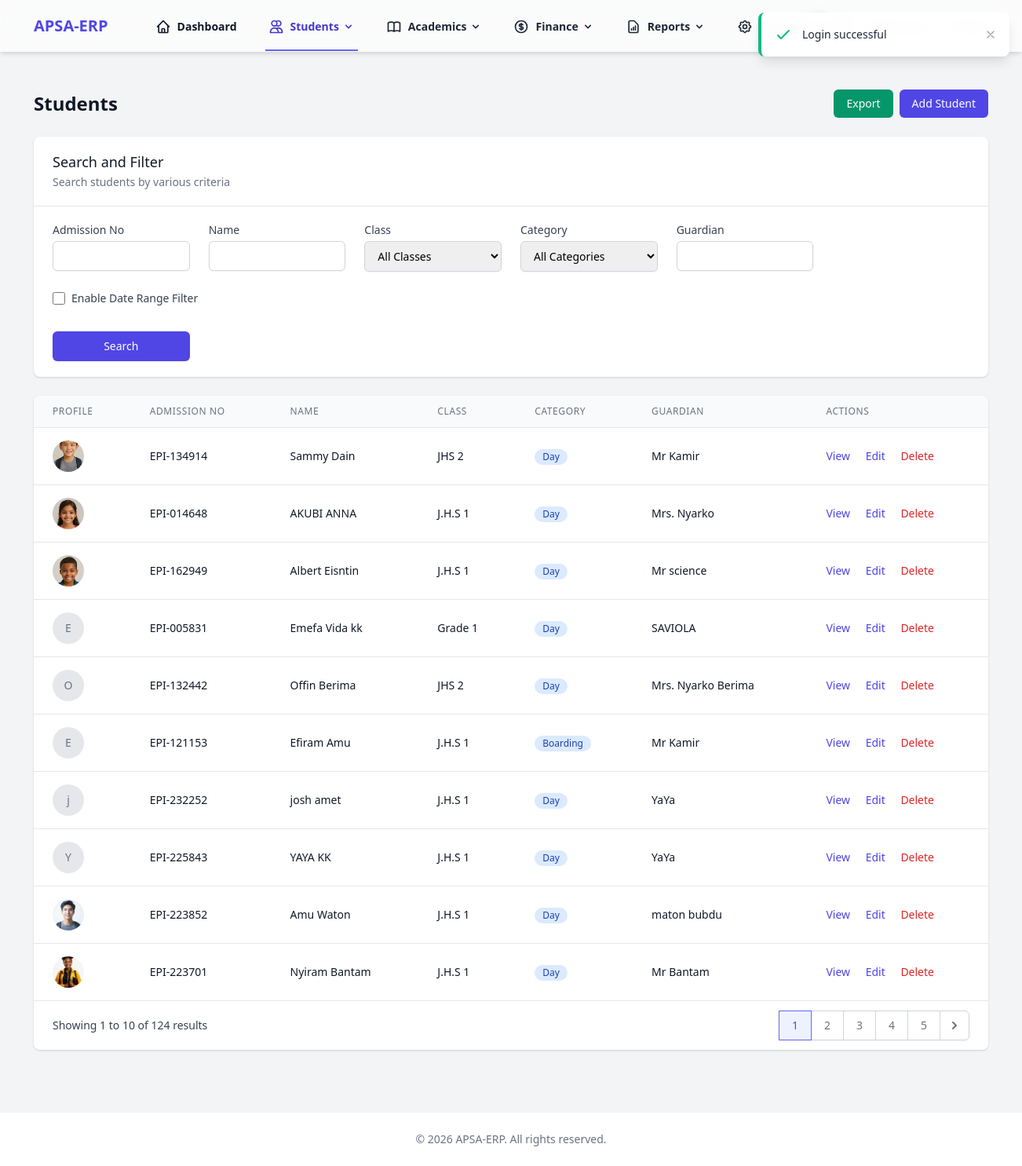
The app's page /students (signed in) with its own data.
### tables this page shows
CREATE TABLE `students` (
  `id` int NOT NULL AUTO_INCREMENT,
  `user_id` int DEFAULT NULL,
  `admission_no` varchar(20) NOT NULL,
  `first_name` varchar(50) NOT NULL,
  `last_name` varchar(50) NOT NULL,
  `dob` date DEFAULT NULL,
  `gender` enum('male','female','other') DEFAULT NULL,
  `class_id` int DEFAULT NULL,
  `guardian_name` varchar(100) DEFAULT NULL,
  `guardian_phone` varchar(20) DEFAULT NULL,
  `address` text,
  `medical_info` text,
  `created_at` timestamp NULL DEFAULT CURRENT_TIMESTAMP,
  `updated_at` timestamp NULL DEFAULT CURRENT_TIMESTAMP ON UPDATE CURRENT_TIMESTAMP,
  `profile_picture` varchar(255) DEFAULT NULL,
  `admission_date` date DEFAULT NULL,
  `academic_year_id` int DEFAULT NULL,
  `student_category` enum('regular_day','regular_boarding','international') NOT NULL DEFAULT 'regular_day',
  `student_category_details` text,
  PRIMARY KEY (`id`),
  UNIQUE KEY `admission_no` (`admission_no`),
  KEY `user_id` (`user_id`),
  KEY `fk_students_academic_year` (`academic_year_id`)
);

CREATE TABLE `classes` (
  `id` int NOT NULL AUTO_INCREMENT,
  `name` varchar(50) NOT NULL,
  `level` varchar(50) DEFAULT NULL,
  `created_at` timestamp NULL DEFAULT CURRENT_TIMESTAMP,
  `updated_at` timestamp NULL DEFAULT CURRENT_TIMESTAMP ON UPDATE CURRENT_TIMESTAMP,
  `capacity` int DEFAULT '30',
  PRIMARY KEY (`id`)
);

### resources/views/students/index.php (the view, shortened to what the rows shown need)
<?php
$studentCategoryLabels = [
    'regular_day' => 'Day',
    'regular_boarding' => 'Boarding',
    'international' => 'Intl'
];
?>
<div class="max-w-7xl mx-auto py-6 sm:px-6 lg:px-8">
    <div class="px-4 py-6 sm:px-0">
        <div class="flex justify-between items-center mb-6">
            <h1 class="text-2xl font-semibold text-gray-900">Students</h1>
        </div>
        <div class="bg-white shadow overflow-hidden sm:rounded-lg">
            <div class="overflow-x-auto">
                <table class="min-w-full divide-y divide-gray-200">
                    <thead class="bg-gray-50">
                        <tr>
                            <th scope="col" class="px-6 py-3 text-left text-xs font-medium text-gray-500 uppercase tracking-wider">
                                Profile
                            </th>
                            <th scope="col" class="px-6 py-3 text-left text-xs font-medium text-gray-500 uppercase tracking-wider">
                                Admission No
                            </th>
                            <th scope="col" class="px-6 py-3 text-left text-xs font-medium text-gray-500 uppercase tracking-wider">
                                Name
                            </th>
                            <th scope="col" class="px-6 py-3 text-left text-xs font-medium text-gray-500 uppercase tracking-wider">
                                Class
                            </th>
                            <th scope="col" class="px-6 py-3 text-left text-xs font-medium text-gray-500 uppercase tracking-wider">
                                Category
                            </th>
                            <th scope="col" class="px-6 py-3 text-left text-xs font-medium text-gray-500 uppercase tracking-wider">
                                Guardian
                            </th>
                            <th scope="col" class="px-6 py-3 text-left text-xs font-medium text-gray-500 uppercase tracking-wider">
                                Actions
                            </th>
                        </tr>
                    </thead>
                    <tbody class="bg-white divide-y divide-gray-200">
                        <?php if (empty($students)): ?>
                            <tr>
                                <td colspan="7" class="px-6 py-4 text-center text-sm text-gray-500">
                                    No students found.
                                </td>
                            </tr>
                        <?php else: ?>
                            <?php foreach ($students as $student): ?>
                                <tr>
                                    <td class="px-6 py-4 whitespace-nowrap text-sm text-gray-900">
                                        <?php if (!empty($student['profile_picture'])): ?>
                                            <img src="/storage/uploads/<?= htmlspecialchars($student['profile_picture']) ?>" alt="Profile Picture" class="h-10 w-10 object-cover rounded-full" onerror="this.src='/images/default-profile.png';">
                                        <?php else: ?>
                                            <div class="h-10 w-10 rounded-full bg-gray-200 flex items-center justify-center">
                                                <span class="text-gray-500 text-sm"><?= substr($student['first_name'], 0, 1) ?></span>
                                            </div>
                                        <?php endif; ?>
                                    </td>
                                    <td class="px-6 py-4 whitespace-nowrap text-sm text-gray-900">
                                        <?= htmlspecialchars($student['admission_no']) ?>
                                    </td>
                                    <td class="px-6 py-4 whitespace-nowrap text-sm text-gray-900">
                                        <?= htmlspecialchars($student['first_name'] . ' ' . $student['last_name']) ?>
                                    </td>
                                    <td class="px-6 py-4 whitespace-nowrap text-sm text-gray-900">
                                        <?= htmlspecialchars($student['class_name'] ?? 'N/A') ?>
                                    </td>
                                    <td class="px-6 py-4 whitespace-nowrap text-sm text-gray-900">
                                        <span class="inline-flex items-center px-2.5 py-0.5 rounded-full text-xs font-medium bg-blue-100 text-blue-800">
                                            <?= htmlspecialchars($studentCategoryLabels[$student['student_category'] ?? 'regular_day']) ?>
                                        </span>
                                    </td>
                                    <td class="px-6 py-4 whitespace-nowrap text-sm text-gray-900">
                                        <?= htmlspecialchars($student['guardian_name'] ?? 'N/A') ?>
                                    </td>
                                    <td class="px-6 py-4 whitespace-nowrap text-sm font-medium">
                                        <a href="/students/<?= $student['id'] ?>" class="text-indigo-600 hover:text-indigo-900">View</a>
                                        <a href="/students/<?= $student['id'] ?>/edit" class="ml-4 text-indigo-600 hover:text-indigo-900">Edit</a>
                                        <a href="/students/<?= $student['id'] ?>/delete" class="ml-4 text-red-600 hover:text-red-900"
                                           onclick="return confirm('Are you sure you want to delete this student? This action cannot be undone.')">
                                            Delete
                                        </a>
                                    </td>
                                </tr>
                            <?php endforeach; ?>
                        <?php endif; ?>
                    </tbody>
                </table>
            </div>
        </div>
    </div>
</div>
<?php
include RESOURCES_PATH . '/layouts/app.php';
?>

### records on screen
students: profile_picture (picture), admission_no "EPI-134914", first_name+last_name "Sammy Dain", class.name "JHS 2", student_category "Day", guardian_name "Mr Kamir"
students: profile_picture (picture), admission_no "EPI-014648", first_name+last_name "AKUBI ANNA", class.name "J.H.S 1", student_category "Day", guardian_name "Mrs. Nyarko"
students: profile_picture (picture), admission_no "EPI-162949", first_name+last_name "Albert Eisntin", class.name "J.H.S 1", student_category "Day", guardian_name "Mr science"
students: first_name "E", admission_no "EPI-005831", first_name+last_name "Emefa Vida kk", class.name "Grade 1", student_category "Day", guardian_name "SAVIOLA"
students: first_name "O", admission_no "EPI-132442", first_name+last_name "Offin Berima", class.name "JHS 2", student_category "Day", guardian_name "Mrs. Nyarko Berima"
students: first_name "E", admission_no "EPI-121153", first_name+last_name "Efiram Amu", class.name "J.H.S 1", student_category "Boarding", guardian_name "Mr Kamir"
students: first_name "j", admission_no "EPI-232252", first_name+last_name "josh amet", class.name "J.H.S 1", student_category "Day", guardian_name "YaYa"
students: first_name "Y", admission_no "EPI-225843", first_name+last_name "YAYA KK", class.name "J.H.S 1", student_category "Day", guardian_name "YaYa"
students: profile_picture (picture), admission_no "EPI-223852", first_name+last_name "Amu Waton", class.name "J.H.S 1", student_category "Day", guardian_name "maton bubdu"
students: profile_picture (picture), admission_no "EPI-223701", first_name+last_name "Nyiram Bantam", class.name "J.H.S 1", student_category "Day", guardian_name "Mr Bantam"

### other values on screen
APP_NAME "APSA-ERP"
$pagination['total_records'] "124"
